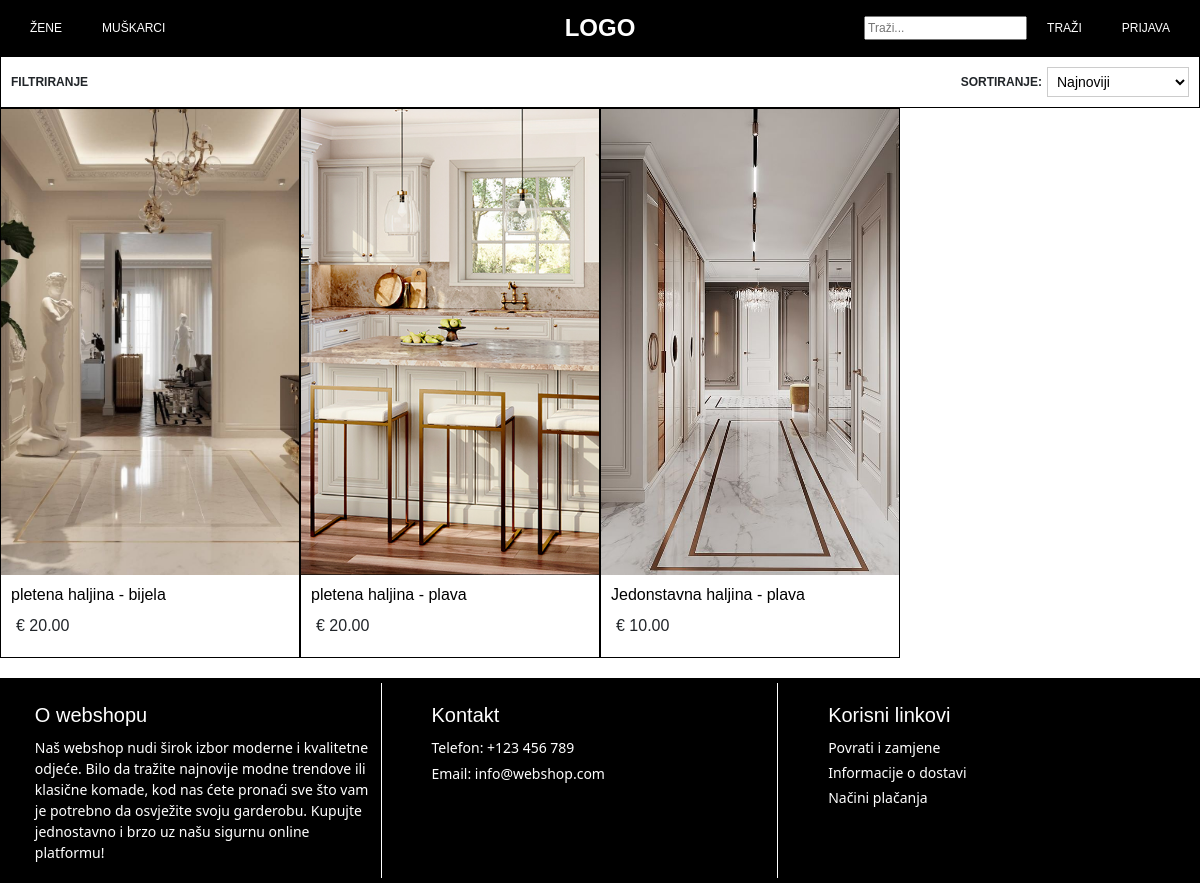
Before: /webshop/search/ with the older database file.
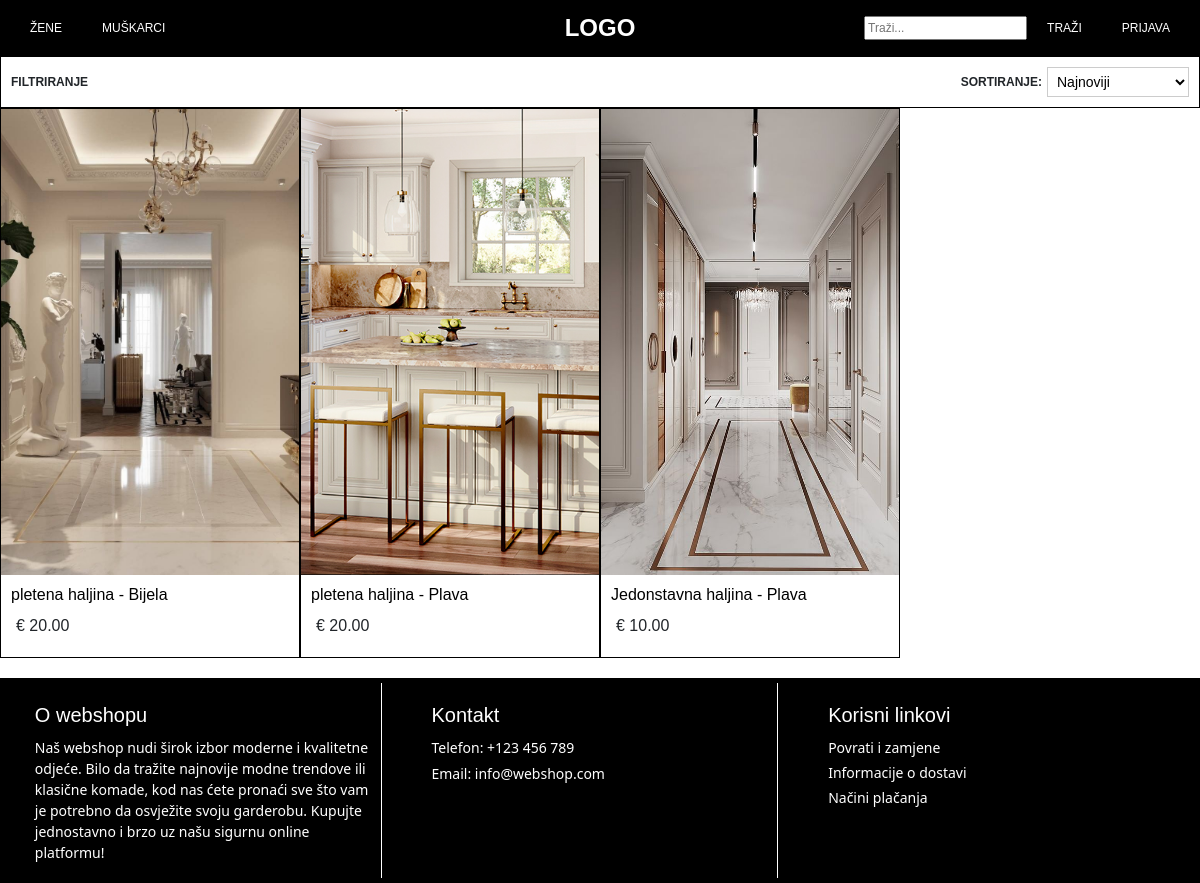
After: the same page with the newer database file.
### webshop/models.py (models this page shows, shortened)
class ProductVariation(models.Model):
    product = models.ForeignKey(Product, on_delete=models.CASCADE, related_name='variations')
    main_image = models.ImageField(upload_to='products/', blank=True, null=True)
    color = models.ForeignKey(Color, on_delete=models.CASCADE)
    sizes = models.ManyToManyField(Size, through='ProductVariationSize')

class Color(models.Model):
    name = models.CharField(max_length=100)

class Product(models.Model):
    category = models.ForeignKey(Category, on_delete=models.CASCADE)
    subcategory = models.ForeignKey(SubCategory, on_delete=models.CASCADE)
    name = models.CharField(max_length=255)
    slug = models.SlugField(unique=False, blank=True, null=True)
    price = models.DecimalField(max_digits=10, decimal_places=2)
    details = models.TextField()
    composition = models.TextField()
    origin = models.CharField(max_length=255)
    care_instructions = models.TextField()
    created_at = models.DateTimeField(default=timezone.now)
    reference_number = models.CharField(max_length=100, unique=False, default=uuid.uuid4, editable=False)

### webshop/views.py (the view, shortened to what this page needs)
# urls.py: path('search/', views.search_view, name='search'),
def search_view(request):
    query = request.GET.get('query', '')
    selected_colors = request.GET.getlist('color')
    selected_sizes = request.GET.getlist('size')
    selected_category = request.GET.get('category', '')
    selected_subcategory = request.GET.get('subcategory', '')
    sort = request.GET.get('sort', '')
    colors = Color.objects.all()
    sizes = Size.objects.all()
    categories = Category.objects.all()
    subcategories = SubCategory.objects.all()
    product_variations = ProductVariation.objects.all()
    if selected_sizes and all(size.isdigit() for size in selected_sizes):
        product_variations = product_variations.filter(variation_sizes__size__id__in=selected_sizes, variation_sizes__is_available=True).distinct()
    context = {
        'filtered_product_variations': product_variations,
        'colors': colors,
        'sizes': sizes,
        'categories': categories,
        'subcategories': subcategories,
        'selected_colors': selected_colors,
        'selected_sizes': selected_sizes,
        'selected_category': selected_category,
        'selected_subcategory': selected_subcategory,
        'query': query,
        'sort': sort,
    }
    return render(request, 'webshop/search.html', context)

### webshop/templates/webshop/search.html (shortened to what this page needs)
{% extends 'webshop/base.html' %}
{% load static %}
{% block extra_css %}
<link rel="stylesheet" href="{% static 'webshop/css/articles_display.css' %}">
{% endblock %}
{% block content %}
<div class="sticky-header2">
  <div class="filter-sorting-container">
    <div class="filter-dropdown">
      <h4>FILTRIRANJE</h4>
    </div>
    <div class="sorting">
      <h4>SORTIRANJE: </h4>
      <form method="GET" action="{% url 'webshop:search' %}">
        <select name="sort" onchange="this.form.submit()">
          <option value="newest" {% if sort == 'newest' %}selected{% endif %}>Najnoviji</option>
        </select>
      </form>
    </div>
  </div>
</div>
<div class="articles-container">
  {% if filtered_product_variations %}
    {% for variation in filtered_product_variations %}
      <div class="article">
        <div class="article-image-wrapper">
          <a href="{% url 'webshop:articles_details' variation.product.category.slug variation.product.subcategory.slug variation.product.slug variation.color.name %}">
            <img src="{{ variation.main_image.url }}" alt="{{ variation.product.name }}" class="main-image">
          </a>
        </div>
        <div class="article-info">
          <a href="{% url 'webshop:articles_details' variation.product.category.slug variation.product.subcategory.slug variation.product.slug variation.color.name %}">
            <h2>{{ variation.product.name }} - {{ variation.color.name }}</h2>
          </a>
          <p class="price">€ {{ variation.product.price }}</p>
        </div>
      </div>
    {% endfor %}
  {% else %}
    <p>Nema rezultata za vašu pretragu.</p>
  {% endif %}
</div>
{% endblock %}

Changed rows visible on the page:
changed through a linked row, ProductVariation: color.name "bijela" → "Bijela"
changed through a linked row, ProductVariation (number 2 of 3 on the later page): color.name "plava" → "Plava"
changed through a linked row, ProductVariation "Jedonstavna haljina": color.name "plava" → "Plava"
